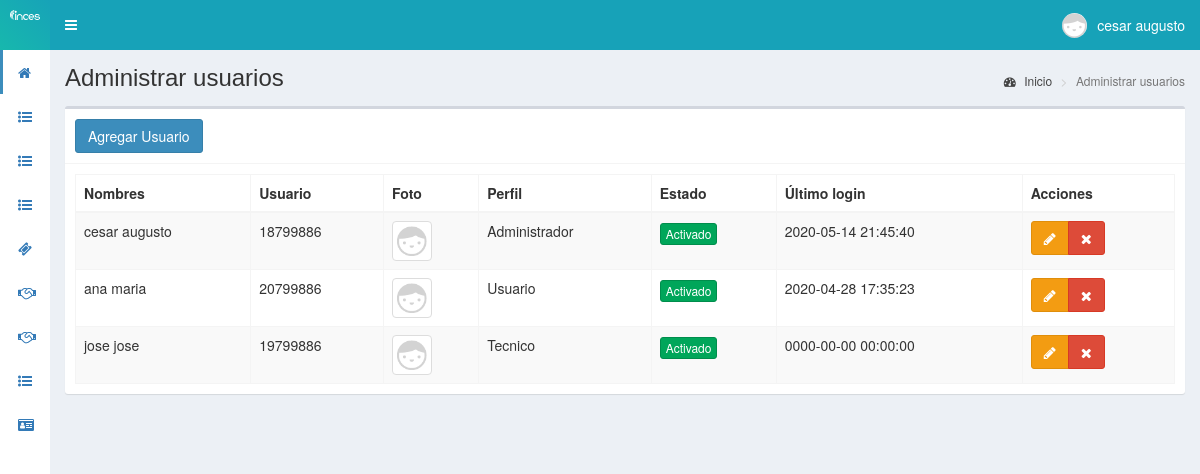
The app's page /usuarios (signed in) with its own data.
### tables this page shows
CREATE TABLE `personal` (
  `id` int(11) NOT NULL,
  `cedula` int(11) NOT NULL,
  `nombres` text NOT NULL,
  `apellidos` text NOT NULL,
  `email` text NOT NULL,
  `telefono` text NOT NULL,
  `direccion` text NOT NULL,
  `fecha_nac` text NOT NULL,
  `cargo` int(11) NOT NULL,
  `departamento` int(11) NOT NULL,
  `estado` text NOT NULL,
  `fecha` timestamp NOT NULL DEFAULT CURRENT_TIMESTAMP ON UPDATE CURRENT_TIMESTAMP
);

CREATE TABLE `usuarios` (
  `id` int(11) NOT NULL,
  `cedulaf` int(11) NOT NULL,
  `nombre` text NOT NULL,
  `usuario` int(11) NOT NULL,
  `password` text NOT NULL,
  `perfil` text NOT NULL,
  `foto` text NOT NULL,
  `estado` int(11) NOT NULL,
  `ultimo_login` datetime NOT NULL,
  `fecha` timestamp NOT NULL DEFAULT CURRENT_TIMESTAMP ON UPDATE CURRENT_TIMESTAMP
);

### controladores/plantilla.controlador.php (called while the page is built)
<?php
class ControladorPlantilla{
	static public function ctrPlantilla(){
		include "vistas/plantilla.php";
	}
}

### index.php (called while the page is built, shortened)
<?php
require_once "controladores/plantilla.controlador.php";
require_once "controladores/usuarios.controlador.php";
require_once "controladores/personal.controlador.php";
require_once "controladores/soporte.controlador.php";
require_once "modelos/usuarios.modelo.php";
require_once "modelos/personal.modelo.php";
$plantilla = new ControladorPlantilla();
$plantilla -> ctrPlantilla();

### modelos/conexion.php (called while the page is built)
<?php
class Conexion{
	static public function conectar(){
		$link = new PDO("mysql:host=localhost;dbname=pos",
			            "root",
			            "");
		$link->exec("set names utf8");
		return $link;
	}
}

### modelos/personal.modelo.php (called while the page is built, shortened)
<?php
require_once "conexion.php";
class ModeloPersonal{
	static public function mdlMostrarPersonals($tabla, $item, $valor){
		if($item == "id"){
			$stmt = Conexion::conectar()->prepare("SELECT * FROM $tabla WHERE $item = :$item");
			$stmt -> bindParam(":".$item, $valor, PDO::PARAM_INT);
			$stmt -> execute();
			return $stmt -> fetch();
		}
	}
}
?>

### controladores/usuarios.controlador.php (called while the page is built, shortened)
<?php
class ControladorUsuarios{
	static public function ctrMostrarUsuarios($item, $valor){
		$tabla = "usuarios";
		$respuesta = ModeloUsuarios::MdlMostrarUsuarios($tabla, $item, $valor);
		return $respuesta;
	}
}

### modelos/usuarios.modelo.php (called while the page is built, shortened)
<?php
require_once "conexion.php";
class ModeloUsuarios{
	static public function mdlMostrarUsuarios($tabla, $item, $valor){
		if($item != null){
			$stmt = Conexion::conectar()->prepare("SELECT * FROM $tabla WHERE $item = :$item");
			$stmt -> bindParam(":".$item, $valor, PDO::PARAM_STR);
			$stmt -> execute();
			return $stmt -> fetch();
		}else{
			$stmt = Conexion::conectar()->prepare("SELECT * FROM $tabla");
			$stmt -> execute();
			return $stmt -> fetchAll();
		}
	}
}

### controladores/personal.controlador.php (called while the page is built, shortened)
<?php
class ControladorPersonals{
	static public function ctrMostrarPersonals($item, $valor){
		$tabla = "personal";
		$respuesta = ModeloPersonal::mdlMostrarPersonals($tabla, $item, $valor);
		return $respuesta;
	}
}

### vistas/modulos/usuarios.php (the view, shortened to what this page needs)
<div class="content-wrapper">
  <section class="content-header">
    <h1>
      Administrar usuarios
    </h1>
    <ol class="breadcrumb">
      <li><a href="inicio"><i class="fa fa-dashboard"></i> Inicio</a></li>
      <li class="active">Administrar usuarios</li>
    </ol>
  </section>
  <section class="content">
    <div class="box">
      <div class="box-header with-border">
        <button class="btn btn-primary" data-toggle="modal" data-target="#modalAgregarUsuario">
          Agregar Usuario
        </button>
      </div>
      <div class="box-body">
       <table class="table table-bordered table-striped dt-responsive tablas" width="100%">
        <thead>
         <tr>
           <th>Nombres</th>
           <th>Usuario</th>
           <th>Foto</th>
           <th>Perfil</th>
           <th>Estado</th>
           <th>Último login</th>
           <th>Acciones</th>
         </tr>
        </thead>
        <tbody>
        <?php
        $item = null;
        $valor = null;
        $usuarios = ControladorUsuarios::ctrMostrarUsuarios($item, $valor);
       foreach ($usuarios as $key => $value){
        $item = "id";
		  	$valor = $value["nombre"];
			  $personal = ControladorPersonals::ctrMostrarPersonals($item, $valor);
          echo ' <tr>
                  <td>'.$personal["nombres"].'</td>
                  <td>'.$value["usuario"].'</td>';
                  if($value["foto"] != ""){
                    echo '<td><img src="'.$value["foto"].'" class="img-thumbnail" width="40px"></td>';
                  }else{
                    echo '<td><img src="vistas/img/usuarios/default/anonymous.png" class="img-thumbnail" width="40px"></td>';
                  }
                  echo '<td>'.$value["perfil"].'</td>';
                  if($value["estado"] != 0){
                    echo '<td><button class="btn btn-success btn-xs btnActivar" idUsuario="'.$value["id"].'" estadoUsuario="0">Activado</button></td>';
                  }else{
                    echo '<td><button class="btn btn-danger btn-xs btnActivar" idUsuario="'.$value["id"].'" estadoUsuario="1">Desactivado</button></td>';
                  }
                  echo '<td>'.$value["ultimo_login"].'</td>
                  <td>
                    <div class="btn-group">
                      <button class="btn btn-warning btnEditarUsuario" idUsuario="'.$value["id"].'" data-toggle="modal" data-target="#modalEditarUsuario"><i class="fa fa-pencil"></i></button>
                      <button class="btn btn-danger btnEliminarUsuario" idUsuario="'.$value["id"].'" fotoUsuario="'.$value["foto"].'" usuario="'.$value["usuario"].'"><i class="fa fa-times"></i></button>
                    </div>
                  </td>
                </tr>';
        }
        ?>
        </tbody>
       </table>
      </div>
    </div>
  </section>
</div>

### vistas/plantilla.php (shortened to what this page needs)
<!DOCTYPE html>
<html>
<head>
  <link rel="stylesheet" href="vistas/bower_components/bootstrap/dist/css/bootstrap.min.css">
  <link rel="stylesheet" href="vistas/bower_components/font-awesome/css/font-awesome.min.css">
  <link rel="stylesheet" href="vistas/bower_components/Ionicons/css/ionicons.min.css">
  <link rel="stylesheet" href="vistas/dist/css/AdminLTE.css">
  <link rel="stylesheet" href="vistas/dist/css/skins/_all-skins.min.css">
  <link rel="stylesheet" href="vistas/plugins/sweetalert2/italic.js">
  <link rel="stylesheet" href="vistas/bower_components/datatables.net-bs/css/dataTables.bootstrap.min.css">
  <link rel="stylesheet" href="vistas/bower_components/datatables.net-bs/css/responsive.bootstrap.min.css">
  <link rel="stylesheet" href="vistas/plugins/iCheck/all.css">
</head>
<body class="hold-transition skin-blue  sidebar-mini sidebar-collapse login-page">
  <?php
  if(isset($_SESSION["iniciarSesion"]) && $_SESSION["iniciarSesion"] == "ok"){
   echo '<div class="wrapper">';
    include "modulos/cabezote.php";
    if($_SESSION["iniciarSesion"] == "ok" && $_SESSION["perfil"] == "Administrador"){
    include "modulos/menu.php";
    }else{
      include "modulos/menu2.php";
    }
    if(isset($_GET["ruta"])&& $_SESSION["perfil"] == "Administrador"){
      if($_GET["ruta"] == "inicio" ||
         $_GET["ruta"] == "usuarios" ||
         $_GET["ruta"] == "categorias" ||
         $_GET["ruta"] == "categoriasC" ||
         $_GET["ruta"] == "departamentos" ||
         $_GET["ruta"] == "cargos" ||
         $_GET["ruta"] == "personal" ||
         $_GET["ruta"] == "tipos" ||
         $_GET["ruta"] == "tiposC" ||
         $_GET["ruta"] == "marcas" ||
         $_GET["ruta"] == "modelo" ||
         $_GET["ruta"] == "marcasC" ||
         $_GET["ruta"] == "modeloC" ||
         $_GET["ruta"] == "productos" ||
         $_GET["ruta"] == "equipos" ||
         $_GET["ruta"] == "consumibles" ||
         $_GET["ruta"] == "solicitudes" ||
         $_GET["ruta"] == "asignaciones" ||
         $_GET["ruta"] == "asignacionesC" ||
         $_GET["ruta"] == "consultasol" ||
         $_GET["ruta"] == "gestionar" ||
         $_GET["ruta"] == "soporte" ||
         $_GET["ruta"] == "salir"){
        include "modulos/".$_GET["ruta"].".php";
      }else{
        include "modulos/404.php";
      }
    }if(isset($_GET["ruta"])&& $_SESSION["perfil"] == "Usuario"){
      if($_GET["ruta"] == "inicio" ||
      $_GET["ruta"] == "usuarios" ||
      $_GET["ruta"] == "equipos" ||
      $_GET["ruta"] == "solicitudes" ||
      $_GET["ruta"] == "gestionar" ||
      $_GET["ruta"] == "soporte" ||
      $_GET["ruta"] == "salir"){
     include "modulos/".$_GET["ruta"].".php";
   }else{
    echo '<script>alert("no tienes permiso")</script>';
    include "modulos/inicio.php";
   }
    }
    echo '</div>';
  }else{
    include "modulos/login.php";
  }
  ?>
</body>
</html>

### vistas/modulos/cabezote.php (shortened to what this page needs)
<header class="main-header">
<a href="inicio" class="logo">
	<span class="logo-mini">
		<img src="vistas/img/plantilla/logo-blanco-lineal.svg" class="img-responsive" style="padding:10px">
	</span>
</a>
<nav class="navbar navbar-static-top" role="navigation">
 	<a href="#" class="sidebar-toggle" data-toggle="push-menu" role="button">
     	</a>
	<div class="navbar-custom-menu">
		<ul class="nav navbar-nav">
			<li class="dropdown user user-menu">
				<a href="#" class="dropdown-toggle" data-toggle="dropdown">
				<?php
				if($_SESSION["foto"] != ""){
					echo '<img src="'.$_SESSION["foto"].'" class="user-image">';
				}else{
					echo '<img src="vistas/img/usuarios/default/anonymous.png" class="user-image">';
				}
				?>
                     <?php  $tabla = "personal";
                            $item = "id";
                            $valor = $_SESSION["nombre"];
						   $respuesta1 = ModeloPersonal::MdlMostrarPersonals($tabla, $item, $valor);
						   ?>
					<span class="hidden-xs"><?php  echo $respuesta1["nombres"] ?></span>
				</a>
			</li>
		</ul>
	</div>
</nav>
</header>

### vistas/modulos/menu.php (shortened to what this page needs)
<aside class="main-sidebar">
	 <section class="sidebar">
		<ul class="sidebar-menu">
			<li class="active">
				<a href="inicio">
					<i class="fa fa-home"></i>
				</a>
			</li>
			 <li class="treeview">
<a href="#">
	<i class="fa fa-list-ul"></i>
</a>
</li>
			<li class="treeview">
				<a href="#">
					<i class="fa fa-list-ul"></i>
				</a>
      </li>
	  <li class="treeview">
<a href="#">
	<i class="fa fa-list-ul"></i>
</a>
</li>
		        <li>
                 <a href="solicitudes">
	                <i class="fa fa-ticket"></i>
                  </a>
             </li>
			 <li>
                 <a href="asignaciones">
	                <i class="fa fa-handshake-o"></i>
                  </a>
             </li>
			 <li>
                 <a href="asignacionesC">
	                <i class="fa fa-handshake-o"></i>
                  </a>
             </li>
	  <li class="treeview">
<a href="#">
	<i class="fa fa-list-ul"></i>
     </a>
           </li>
		   <li class="treeview">
<a href="#">
	<i class="fa fa-id-card"></i>
</a>
</li>
		</ul>
	 </section>
</aside>

### records on screen
personal: nombres "cesar augusto"
usuarios: personal.nombres "cesar augusto", usuario "18799886", perfil "Administrador", ultimo_login "2020-05-14 21:45:40"
usuarios: personal.nombres "ana maria", usuario "20799886", perfil "Usuario", ultimo_login "2020-04-28 17:35:23"
usuarios: personal.nombres "jose jose", usuario "19799886", perfil "Tecnico", ultimo_login "0000-00-00 00:00:00"
